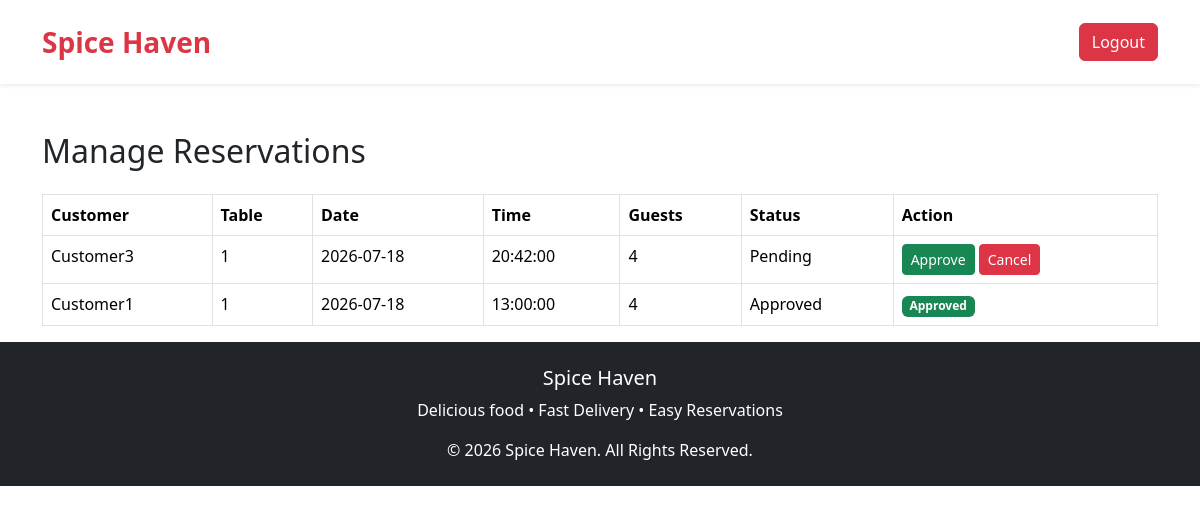
Page /admin/view_reservations.php (signed in) on the committed database.
### tables this page shows
CREATE TABLE `reservations` (
  `id` int(11) NOT NULL,
  `user_id` int(11) NOT NULL,
  `table_id` int(11) NOT NULL,
  `reservation_date` date NOT NULL,
  `reservation_time` time NOT NULL,
  `guests` int(11) NOT NULL,
  `status` varchar(20) DEFAULT 'Pending',
  `created_at` timestamp NOT NULL DEFAULT current_timestamp()
);

CREATE TABLE `users` (
  `id` int(11) NOT NULL,
  `fullname` varchar(100) NOT NULL,
  `email` varchar(100) NOT NULL,
  `password` varchar(200) NOT NULL,
  `role` enum('customer','staff','admin') DEFAULT 'customer',
  `created_at` timestamp NOT NULL DEFAULT current_timestamp()
);

CREATE TABLE `tables` (
  `id` int(11) NOT NULL,
  `table_number` int(11) NOT NULL,
  `capacity` int(11) NOT NULL,
  `status` varchar(20) DEFAULT 'Available'
);

### admin/view_reservations.php (the view, shortened to what this page needs)
<?php
include("../includes/db.php");
$result = mysqli_query($conn,"
SELECT reservations.*,
users.fullname,
tables.table_number
FROM reservations
JOIN users ON reservations.user_id = users.id
JOIN tables ON reservations.table_id = tables.id
ORDER BY reservations.id DESC");
?>
<!DOCTYPE html>
<html>
<head>
<link href="https://cdn.jsdelivr.net/npm/bootstrap@5.3.3/dist/css/bootstrap.min.css" rel="stylesheet">
</head>
<body>
<?php include("../includes/navbar.php"); ?>
<div class="container mt-5">
<h2 class="mb-4">Manage Reservations</h2>
<table class="table table-bordered">
<tr>
<th>Customer</th>
<th>Table</th>
<th>Date</th>
<th>Time</th>
<th>Guests</th>
<th>Status</th>
<th>Action</th>
</tr>
<?php while($row=mysqli_fetch_assoc($result)){ ?>
<tr>
<td><?php echo $row['fullname']; ?></td>
<td><?php echo $row['table_number']; ?></td>
<td><?php echo $row['reservation_date']; ?></td>
<td><?php echo $row['reservation_time']; ?></td>
<td><?php echo $row['guests']; ?></td>
<td><?php echo $row['status']; ?></td>
<td>
<?php if($row['status']=="Pending"){ ?>
<a class="btn btn-success btn-sm"
href="update_reservation.php?id=<?php echo $row['id']; ?>&status=Approved">
Approve
</a>
<a class="btn btn-danger btn-sm"
href="update_reservation.php?id=<?php echo $row['id']; ?>&status=Cancelled">
Cancel
</a>
<?php } elseif($row['status']=="Approved"){ ?>
<span class="badge bg-success">Approved</span>
<?php } else { ?>
<span class="badge bg-danger">Cancelled</span>
<?php } ?>
</td>
</tr>
<?php } ?>
</table>
</div>
<?php include("../includes/footer.php"); ?>
</body>
</html>

### rows in the picture
reservations: user.fullname "Customer3", table.table_number "1", reservation_date "2026-07-18", reservation_time "20:42:00", guests "4", status "Pending"
reservations: user.fullname "Customer1", table.table_number "1", reservation_date "2026-07-18", reservation_time "13:00:00", guests "4", status "Approved"
